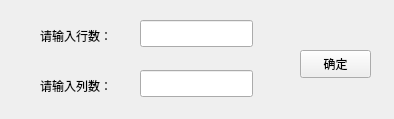
<?xml version="1.0" encoding="UTF-8"?>
<ui version="4.0">
 <class>InputInfo</class>
 <widget class="QWidget" name="InputInfo">
  <property name="geometry">
   <rect>
    <x>0</x>
    <y>0</y>
    <width>394</width>
    <height>119</height>
   </rect>
  </property>
  <property name="windowTitle">
   <string>Form</string>
  </property>
  <widget class="QLabel" name="label">
   <property name="geometry">
    <rect>
     <x>40</x>
     <y>20</y>
     <width>91</width>
     <height>31</height>
    </rect>
   </property>
   <property name="text">
    <string>请输入行数：</string>
   </property>
  </widget>
  <widget class="QLineEdit" name="editRow">
   <property name="geometry">
    <rect>
     <x>140</x>
     <y>20</y>
     <width>113</width>
     <height>27</height>
    </rect>
   </property>
  </widget>
  <widget class="QLabel" name="label_2">
   <property name="geometry">
    <rect>
     <x>40</x>
     <y>70</y>
     <width>91</width>
     <height>31</height>
    </rect>
   </property>
   <property name="text">
    <string>请输入列数：</string>
   </property>
  </widget>
  <widget class="QLineEdit" name="editCol">
   <property name="geometry">
    <rect>
     <x>140</x>
     <y>70</y>
     <width>113</width>
     <height>27</height>
    </rect>
   </property>
  </widget>
  <widget class="QPushButton" name="btnOk">
   <property name="geometry">
    <rect>
     <x>300</x>
     <y>50</y>
     <width>71</width>
     <height>28</height>
    </rect>
   </property>
   <property name="text">
    <string>确定</string>
   </property>
  </widget>
 </widget>
 <resources/>
 <connections/>
</ui>
